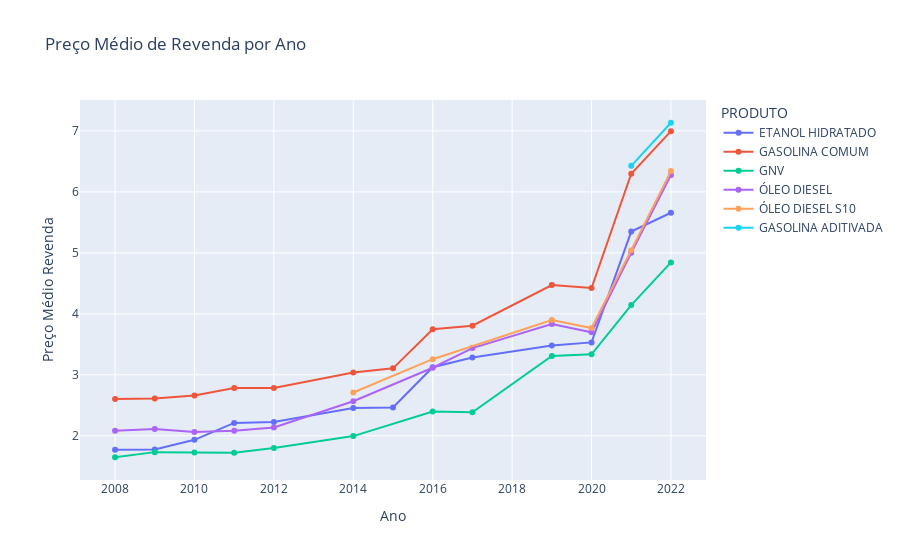

Notebook code for this chart:
### Code cell
grafico_prod_ano = px.line(vendas_produto_ano, x="ANO", y="PREÇO MÉDIO REVENDA", color="PRODUTO",
                          title = "Preço Médio de Revenda por Ano",markers=True,
                   labels={'ANO':'Ano', 'PREÇO MÉDIO REVENDA':'Preço Médio Revenda'})
grafico_prod_ano.update_traces(textposition="bottom right")
grafico_prod_ano.show()

### Figure 1 — Plotly figure (JSON) as saved in the notebook; plotly's stock layout.template omitted (floating-point values rounded to 4 significant figures)
{"data": [{"hovertemplate": "PRODUTO=ETANOL HIDRATADO<br>Ano=%{x}<br>Preço Médio Revenda=%{y}<extra></extra>", "legendgroup": "ETANOL HIDRATADO", "line": {"color": "#636efa", "dash": "solid"}, "marker": {"symbol": "circle"}, "mode": "markers+lines", "name": "ETANOL HIDRATADO", "orientation": "v", "showlegend": true, "textposition": "bottom right", "type": "scatter", "x": [2008, 2009, 2010, 2011, 2012, 2014, 2015, 2016, 2017, 2019, 2020, 2021, 2022], "xaxis": "x", "y": [1.77, 1.775, 1.934, 2.212, 2.226, 2.457, 2.464, 3.125, 3.284, 3.482, 3.532, 5.349, 5.658], "yaxis": "y"}, {"hovertemplate": "PRODUTO=GASOLINA COMUM<br>Ano=%{x}<br>Preço Médio Revenda=%{y}<extra></extra>", "legendgroup": "GASOLINA COMUM", "line": {"color": "#EF553B", "dash": "solid"}, "marker": {"symbol": "circle"}, "mode": "markers+lines", "name": "GASOLINA COMUM", "orientation": "v", "showlegend": true, "textposition": "bottom right", "type": "scatter", "x": [2008, 2009, 2010, 2011, 2012, 2014, 2015, 2016, 2017, 2019, 2020, 2021, 2022], "xaxis": "x", "y": [2.605, 2.614, 2.662, 2.784, 2.782, 3.039, 3.106, 3.746, 3.805, 4.473, 4.424, 6.298, 6.996], "yaxis": "y"}, {"hovertemplate": "PRODUTO=GNV<br>Ano=%{x}<br>Preço Médio Revenda=%{y}<extra></extra>", "legendgroup": "GNV", "line": {"color": "#00cc96", "dash": "solid"}, "marker": {"symbol": "circle"}, "mode": "markers+lines", "name": "GNV", "orientation": "v", "showlegend": true, "textposition": "bottom right", "type": "scatter", "x": [2008, 2009, 2010, 2011, 2012, 2014, 2016, 2017, 2019, 2020, 2021, 2022], "xaxis": "x", "y": [1.648, 1.732, 1.725, 1.722, 1.801, 1.995, 2.399, 2.385, 3.31, 3.335, 4.144, 4.843], "yaxis": "y"}, {"hovertemplate": "PRODUTO=ÓLEO DIESEL<br>Ano=%{x}<br>Preço Médio Revenda=%{y}<extra></extra>", "legendgroup": "ÓLEO DIESEL", "line": {"color": "#ab63fa", "dash": "solid"}, "marker": {"symbol": "circle"}, "mode": "markers+lines", "name": "ÓLEO DIESEL", "orientation": "v", "showlegend": true, "textposition": "bottom right", "type": "scatter", "x": [2008, 2009, 2010, 2011, 2012, 2014, 2016, 2017, 2019, 2020, 2021, 2022], "xaxis": "x", "y": [2.082, 2.11, 2.063, 2.083, 2.137, 2.567, 3.116, 3.438, 3.832, 3.697, 5.001, 6.276], "yaxis": "y"}, {"hovertemplate": "PRODUTO=ÓLEO DIESEL S10<br>Ano=%{x}<br>Preço Médio Revenda=%{y}<extra></extra>", "legendgroup": "ÓLEO DIESEL S10", "line": {"color": "#FFA15A", "dash": "solid"}, "marker": {"symbol": "circle"}, "mode": "markers+lines", "name": "ÓLEO DIESEL S10", "orientation": "v", "showlegend": true, "textposition": "bottom right", "type": "scatter", "x": [2014, 2016, 2019, 2020, 2021, 2022], "xaxis": "x", "y": [2.71, 3.256, 3.899, 3.767, 5.044, 6.341], "yaxis": "y"}, {"hovertemplate": "PRODUTO=GASOLINA ADITIVADA<br>Ano=%{x}<br>Preço Médio Revenda=%{y}<extra></extra>", "legendgroup": "GASOLINA ADITIVADA", "line": {"color": "#19d3f3", "dash": "solid"}, "marker": {"symbol": "circle"}, "mode": "markers+lines", "name": "GASOLINA ADITIVADA", "orientation": "v", "showlegend": true, "textposition": "bottom right", "type": "scatter", "x": [2021, 2022], "xaxis": "x", "y": [6.428, 7.134], "yaxis": "y"}], "layout": {"legend": {"title": {"text": "PRODUTO"}, "tracegroupgap": 0}, "title": {"text": "Preço Médio de Revenda por Ano"}, "xaxis": {"anchor": "y", "domain": [0, 1], "title": {"text": "Ano"}}, "yaxis": {"anchor": "x", "domain": [0, 1], "title": {"text": "Preço Médio Revenda"}}}}
